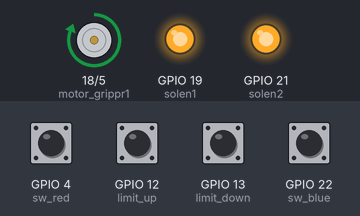
Bench run of a program on a simulated ESP32. On the bench: motor-driver pin pairs drawn as motors (green arrow = first pin HIGH = forward, orange = second pin HIGH = backward, longer = more drive), output pins drawn as LEDs (lit = HIGH). The test bench sets the inputs (shaded band); at power-on: GPIO 4 (sw_red), GPIO 12 (limit_up), GPIO 13 (limit_down), GPIO 22 (sw_blue) HIGH.

Above: at 0.8 s.
0.9 s: GPIO 12 (limit_up) pulled LOW for 0.15 s
At 1.7 s:
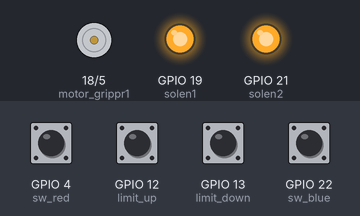
2.5 s: GPIO 22 (sw_blue) pulled LOW for 0.15 s
At 2.9 s:
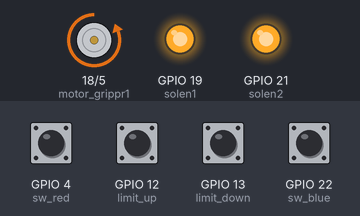
Timing chart, 0 to 5.5 s (numbered marks = the images above; inputs shaded):
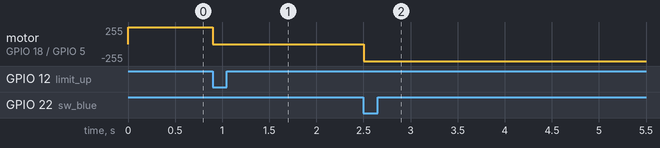

The program:

main.cpp
```cpp
#include <Arduino.h>

// put function declarations here:
#define motor_grippr1 18
#define motor_grippr2 5

#define solen1 19
#define solen2 21

#define limit_up 12
#define limit_down 13

#define sw_red 4
#define sw_blue 22

bool gripper_up();
bool gripper_down();

void gripper_hold();
void gripper_let();
void gripper_lift_up();
void gripper_lift_down();

void setup()

{

  Serial.begin(115200);

  pinMode(limit_up, INPUT_PULLUP);
  pinMode(limit_down, INPUT_PULLUP);

  pinMode(sw_red, INPUT_PULLUP);
  pinMode(sw_blue, INPUT_PULLUP);

  pinMode(motor_grippr1, OUTPUT);
  pinMode(motor_grippr2, OUTPUT);

  pinMode(solen1, OUTPUT);
  pinMode(solen2, OUTPUT);

  digitalWrite(solen1, 1);
  digitalWrite(solen2, 1);
  digitalWrite(motor_grippr1, 1);
  digitalWrite(motor_grippr2, 1);

  digitalWrite(solen2, 1);
  digitalWrite(solen2, 1);

  while (!gripper_up())
    ;
}

void loop()
{
  if (digitalRead(sw_red) == 0)
  {
    while (!gripper_up())
      ;
  }
  if (digitalRead(sw_blue) == 0)
  {
    while (!gripper_down())
      ;
  }
  /*
  Serial.print(digitalRead(limit_up));
  Serial.print("  ");
  Serial.print(digitalRead(limit_down));

  Serial.print("  ");

  Serial.print(digitalRead(sw_red));
  Serial.print("  ");
  Serial.println(digitalRead(sw_blue));

  */
  /*
    if (digitalRead(sw_red) == 0)
    {
      digitalWrite(solen1, 0);
    }
    else
    {
      digitalWrite(solen1, 1);
    }
    if (digitalRead(sw_blue) == 0)
    {
      digitalWrite(solen2, 0);
    }
    else
    {

      digitalWrite(solen2, 1);
    }*/
  // gripper_down();
  /*gripper_hold();
  delay(5000);
  gripper_let();
  delay(5000);*/

  // gripper_up();
  /*gripper_hold();
  delay(100);
  gripper_up();
  delay(1000);
  gripper_lift_up();
  delay(100);
  gripper_let();
    delay(1000);*/
}

bool gripper_up()
{
  if (digitalRead(limit_up) == 0)
  {
    digitalWrite(motor_grippr1, 1);
    digitalWrite(motor_grippr2, 1);
    return true;
  }
  else
  {
    digitalWrite(motor_grippr1, 1);
    digitalWrite(motor_grippr2, 0);
    return false;
  }
}

bool gripper_down()
{

  if (digitalRead(limit_down) == 0)
  {
    digitalWrite(motor_grippr1, 1);
    digitalWrite(motor_grippr2, 1);
    return true;
  }
  else
  {
    digitalWrite(motor_grippr1, 0);
    digitalWrite(motor_grippr2, 1);
    return false;
  }
}

void gripper_hold()
{

  digitalWrite(solen2, 1);
}

void gripper_let()
{

  digitalWrite(solen2, 0);
}

void gripper_lift_up()
{
  digitalWrite(solen1, 1);
}

void gripper_lift_down()
{

  digitalWrite(solen1, 0);
}
```

Measured:
- after the input at 0.9 s, motor on GPIO 18 (motor_grippr1) / GPIO 5 (motor_grippr2): forward 255/255 → stopped at once
- after the input at 2.5 s, motor on GPIO 18 (motor_grippr1) / GPIO 5 (motor_grippr2): stopped → backward 255/255 at once
